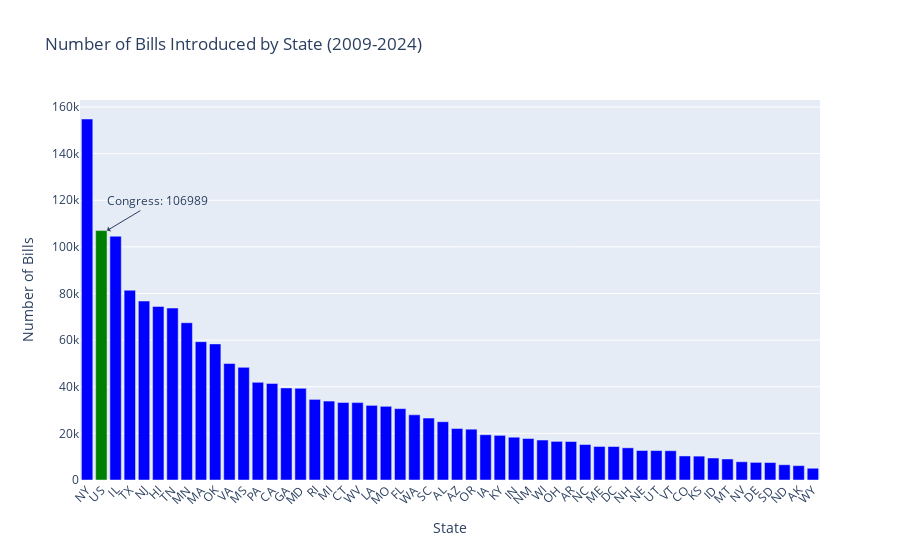

Notebook code cell kept with this figure:
### Code cell
# Objects to hold highlight information for Congress
state_to_highlight = 'US'
highlight_color = 'green'

# Add annotation for the highlighted state
highlighted_index = state_bill_counts[state_bill_counts["State"] == state_to_highlight].index[0]
highlighted_billcount = state_bill_counts.loc[highlighted_index, "BillCount"]

# Create bar chart to show total number of unique bills by state
fig = px.bar(state_bill_counts, x="State", y="BillCount", title="Number of Bills Introduced by State (2009-2024)", labels = {"BillCount": "Number of Bills"})
fig.update_traces(marker_color=[highlight_color if x == state_to_highlight else "blue" for x in state_bill_counts["State"]])

# Call out the Congress bar in the bar chart
fig.add_annotation(
    x=highlighted_index+0.4,
    y=highlighted_billcount,
    text=f'Congress: {highlighted_billcount}',
    showarrow=True,
    arrowhead=1,
    ax=50,
    ay=-30
)
# Adjust angle of labels on x-axis 
fig.update_xaxes(tickangle=-45)
fig.show()

### Figure 1 — Plotly figure (JSON) as saved in the notebook; plotly's stock layout.template omitted (floating-point values rounded to 4 significant figures)
{"data": [{"alignmentgroup": "True", "hovertemplate": "State=%{x}<br>Number of Bills=%{y}<extra></extra>", "legendgroup": "", "marker": {"color": ["blue", "green", "blue", "blue", "blue", "blue", "blue", "blue", "blue", "blue", "blue", "blue", "blue", "blue", "blue", "blue", "blue", "blue", "blue", "blue", "blue", "blue", "blue", "blue", "blue", "blue", "blue", "blue", "blue", "blue", "blue", "blue", "blue", "blue", "blue", "blue", "blue", "blue", "blue", "blue", "blue", "blue", "blue", "blue", "blue", "blue", "blue", "blue", "blue", "blue", "blue", "blue"], "pattern": {"shape": ""}}, "name": "", "offsetgroup": "", "orientation": "v", "showlegend": false, "textposition": "auto", "type": "bar", "x": ["NY", "US", "IL", "TX", "NJ", "HI", "TN", "MN", "MA", "OK", "VA", "MS", "PA", "CA", "GA", "MD", "RI", "MI", "CT", "WV", "LA", "MO", "FL", "WA", "SC", "AL", "AZ", "OR", "IA", "KY", "IN", "NM", "WI", "OH", "AR", "NC", "ME", "DC", "NH", "NE", "UT", "VT", "CO", "KS", "ID", "MT", "NV", "DE", "SD", "ND", "AK", "WY"], "xaxis": "x", "y": [154852, 106989, 104574, 81403, 76755, 74443, 73743, 67451, 59320, 58372, 49974, 48316, 41879, 41436, 39500, 39321, 34580, 33860, 33248, 33197, 32011, 31612, 30613, 27953, 26576, 24997, 22094, 21793, 19424, 19144, 18353, 17782, 17147, 16576, 16509, 15223, 14383, 14356, 13805, 12651, 12631, 12558, 10311, 10238, 9431, 9018, 7822, 7562, 7500, 6536, 6162, 5045], "yaxis": "y"}], "layout": {"annotations": [{"arrowhead": 1, "ax": 50, "ay": -30, "showarrow": true, "text": "Congress: 106989", "x": 1.4, "y": 106989}], "autosize": true, "barmode": "relative", "legend": {"tracegroupgap": 0}, "title": {"text": "Number of Bills Introduced by State (2009-2024)"}, "xaxis": {"anchor": "y", "autorange": true, "domain": [0, 1], "range": [-0.5, 51.5], "tickangle": -45, "title": {"text": "State"}, "type": "category"}, "yaxis": {"anchor": "x", "autorange": true, "domain": [0, 1], "range": [0, 163000.0], "title": {"text": "Number of Bills"}, "type": "linear"}}}
